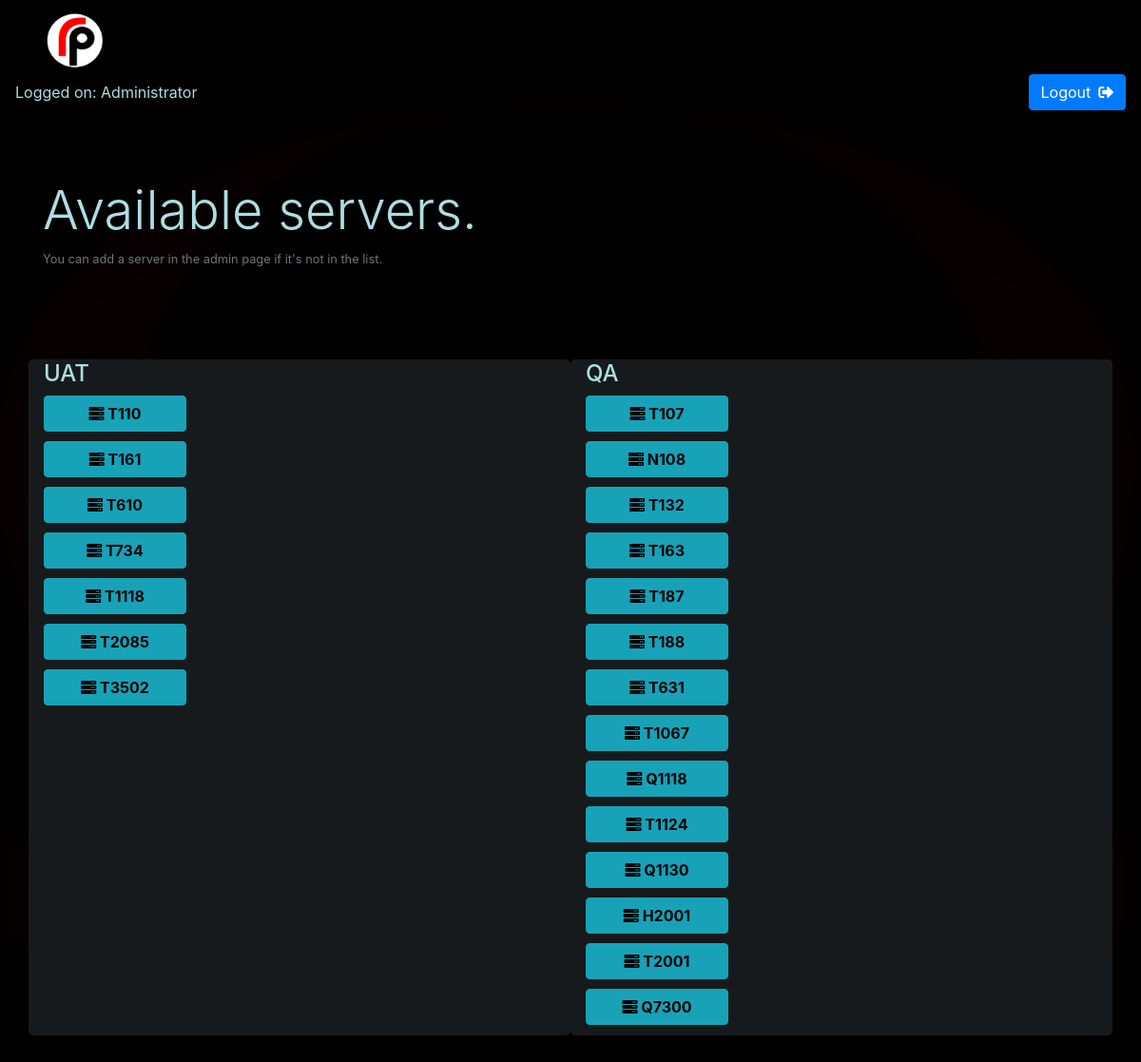
Page / (signed in) on the earlier database version.
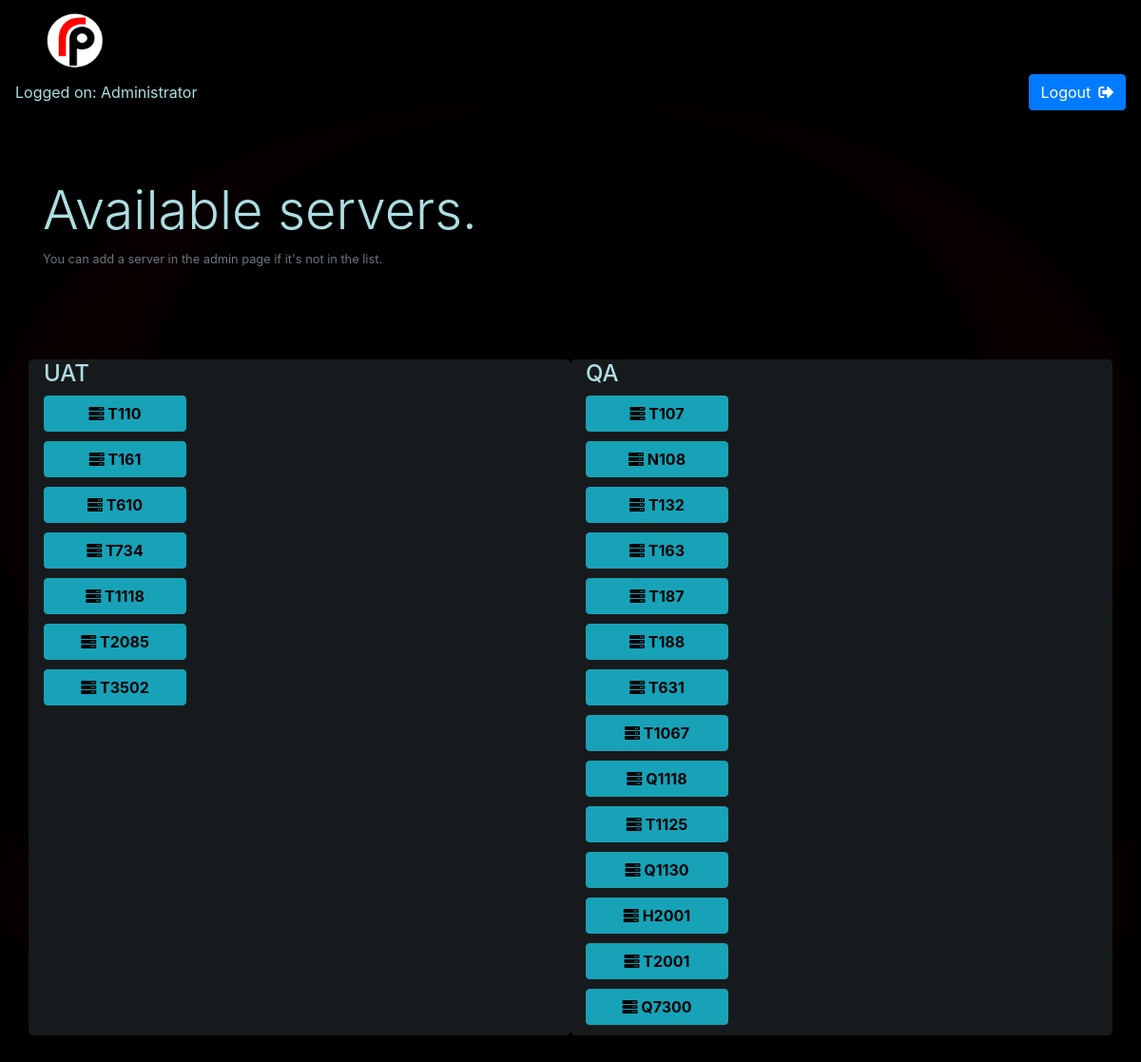
Same page on the later database version.
### testboxes/models.py (models this page shows, shortened)
class UAT(models.Model):
    prefix = models.CharField(max_length=1, default='X')
    server = models.IntegerField()
    message = models.TextField(default='No Message')
    progress = models.IntegerField(default=0)
    taskid = models.TextField(default='None')

class QA(models.Model):
    prefix = models.CharField(max_length=1, default='X')
    server = models.IntegerField()
    message = models.TextField(default='No Message')
    progress = models.IntegerField(default=0)
    taskid = models.TextField(default='None')

### testboxes/views.py (the view)
# urls.py: url(r'^$', views.index, name='index'),
def index(request):
    try:
        UATList = UAT.objects.all().order_by('server')
        QAList = QA.objects.all().order_by('server')
        return render(request, 'dashboard.html', {'UAT': UATList,'QA': QAList})
    except Exception as e:
        print(e)
        return render(request, 'dashboard.html', {})

### testboxes/templatetags/app_filters.py (called while the page is built)
@register.filter(name='has_group')
def has_group(user, group_name):
    group = Group.objects.get(name=group_name)
    print(group)
    return True if group in user.groups.all() else False

### testboxes/templates/dashboard.html (shortened to what this page needs)
{% extends 'base.html' %}
{% block content %}
{% if user.is_authenticated %}
    <div class="py-5">
        <div class="container">
            <div class="row">
                <div class="col-md-12">
                    {% load app_filters %}
                    <h1 class="display-4">Available servers.</h1>
                    <small class="form-text text-muted">You can add a server in the admin page if it's not in the list.</small>
                </div>
            </div>
        </div>
    </div>
    <div class="py-5">
        <div class="container">
            <div class="row">
                {% if request.user|has_group:"UAT"%}
                    <div class="col-lg-6" style="border: 1px solid transparent; border-radius: 5px; background-color: #171a1c;">
                        <div class="well">
                            <form method="POST" action="{% url 'selection' %}" id="selection">
                                <h4>UAT</h4>
                                {% for box in UAT %}
                                    {% if box.taskid != "None" %}
                                        <div class="alert alert-warning" style="width:80%;" align="center">
                                            <button class="btn btn-info" type="submit" name="server" value="{{box.prefix}}{{box.server}}" style="width: 150px; color: black; font-weight: bold" data-toggle="modal" data-target="#connecting">
                                                <i class="fas fa-server"></i> {{box.prefix}}{{box.server}}
                                            </button>
                                            <br>
                                            <strong >{{box.message}}</strong>
                                            {% if box.progress > 0 %}
                                               {% if box.progress < 100 %}
                                                    <div id="progdiv" class="progress" style="height: 10px;">
                                                        <div id="progress" class="progress-bar progress-bar-success" role="progressbar" aria-valuenow="0" aria-valuemin="0" aria-valuemax="100" style="width: {{box.progress}}%">
                                                          <span class="sr-only">0%</span>
                                                        </div>
                                                    </div>
                                                {% endif %}
                                            {% endif %}
                                        </div>
                                    {% else %}
                                        <button class="btn btn-info" type="submit" name="server" value="{{box.prefix}}{{box.server}}" style="width: 150px; color: black; font-weight: bold; display: block; margin-bottom:10px;" data-toggle="modal" data-target="#connecting">
                                            <i class="fas fa-server"></i> {{box.prefix}}{{box.server}}
                                        </button>
                                    {% endif %}
                                {%endfor%}
                            </form>
                        </div>
                    </div>
                {% endif %}
                {% if request.user|has_group:"QA"%}
                    <div class="col-lg-6" style="border: 1px solid transparent; border-radius: 5px; background-color: #171a1c;">
                        <div class="well">
                            <form method="post" action="{% url 'selection' %}" id="selection">
                                <h4>QA</h4>
                                {% for box in QA %}
                                    {% if box.taskid != "None" %}
                                        <div class="alert alert-warning" style="width:80%;" align="center">
                                            <button class="btn btn-info" type="submit" name="server" value="{{box.prefix}}{{box.server}}" style="width: 150px; color: black; font-weight: bold" data-toggle="modal" data-target="#connecting">
                                                <i class="fas fa-server"></i> {{box.prefix}}{{box.server}}
                                            </button>
                                            <br>
                                            <strong >{{box.message}}</strong>
                                            {% if box.progress > 0 %}
                                                {% if box.progress < 100 %}
                                                    <div id="progdiv" class="progress" style="height: 10px;">
                                                        <div id="progress" class="progress-bar progress-bar-success" role="progressbar" aria-valuenow="0" aria-valuemin="0" aria-valuemax="100" style="width: {{box.progress}}%">
                                                          <span class="sr-only">0%</span>
                                                        </div>
                                                    </div>
                                                {% endif %}
                                            {% endif %}
                                        </div>
                                    {% else %}
                                        <button class="btn btn-info" type="submit" name="server" value="{{box.prefix}}{{box.server}}" style="width: 150px; color: black; font-weight: bold; display: block; margin-bottom:10px;" data-toggle="modal" data-target="#connecting">
                                            <i class="fas fa-server"></i> {{box.prefix}}{{box.server}}
                                        </button>
                                    {% endif %}
                                {% endfor %}
                            </form>
                        </div>
                    </div>
                {% endif %}
            </div>
        </div>
    </div>
{% endif %}
{% endblock %}

### testboxes/templates/base.html (shortened to what this page needs)
{% load staticfiles %}
{% load static %}
{% load app_filters %}
<!DOCTYPE html>
<html>
    <head>
        <link rel="stylesheet" href="https://stackpath.bootstrapcdn.com/bootstrap/4.1.1/css/bootstrap.min.css">
        <link rel="stylesheet" href="https://use.fontawesome.com/releases/v5.2.0/css/all.css">
    </head>
    <body>
        <nav class="navbar navbar-default">
            <div class="container-fluid">
              <div class="navbar-header">
                <a class="navbar-brand">
                  <img alt="logo goes here" src="{% static "images/logo.png" %}" height="60" width="90">
                </a>
              </div>
            </div>
            {% if user.is_authenticated %}
            <p>Logged on: {{ user.first_name }} {{ user.last_name }}<p>
            <a href="{% url 'logout' %}" class="btn btn-primary" role="button">Logout&ensp;<i class="fas fa-sign-out-alt"></i></a>
            {% else %}
            <p>You are currently logged out.</p>
            {% endif %}
          </nav>
            {% block content %}
            {% endblock %}
    </body>
</html>

Differences in the rows shown:
removed QA: prefix "T", server "1124"
added QA: prefix "T", server "1125"
